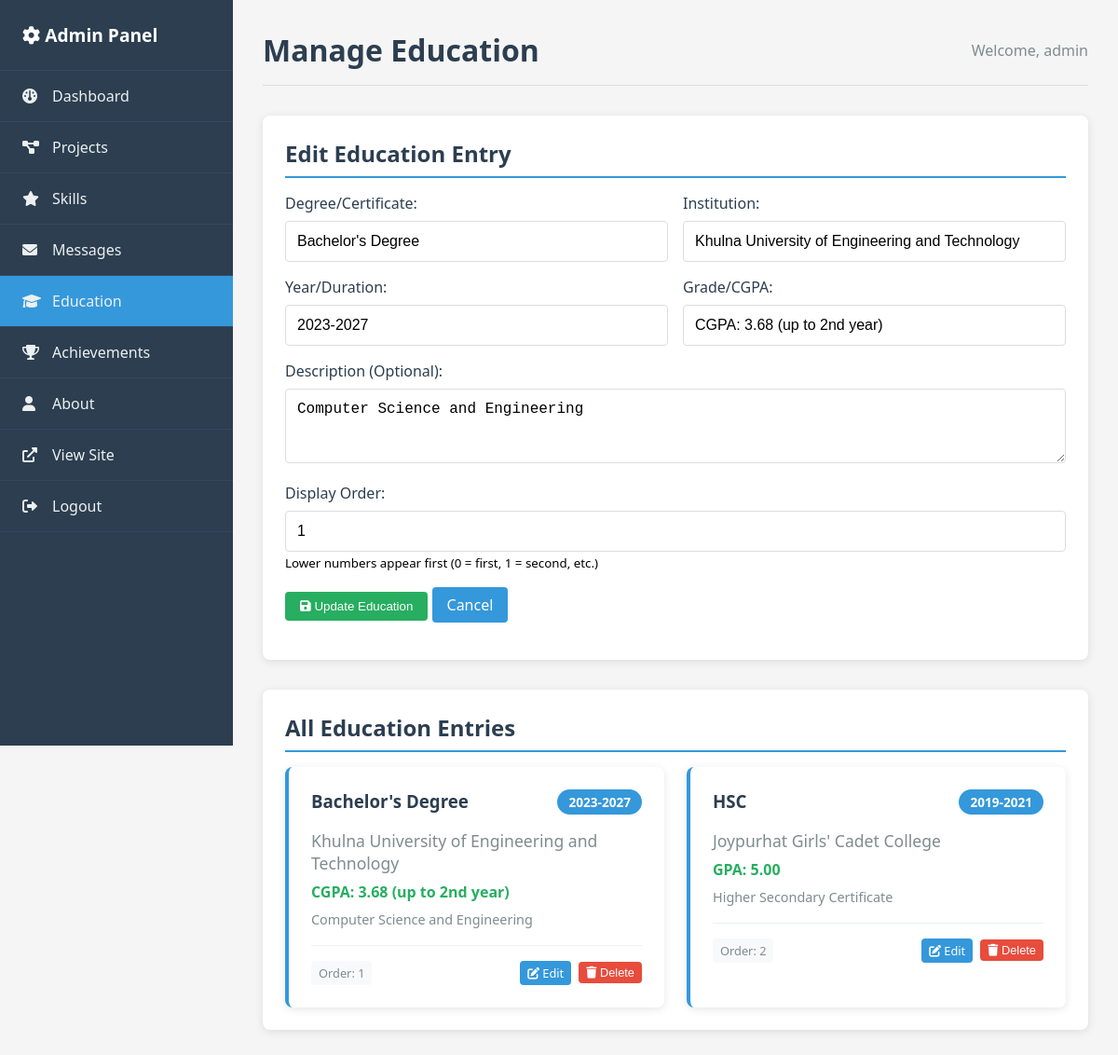
Page /admin/education.php?edit=1 (signed in) on the committed database.
### tables this page shows
CREATE TABLE education (
    id INT AUTO_INCREMENT PRIMARY KEY,
    degree VARCHAR(255) NOT NULL,
    institution VARCHAR(255) NOT NULL,
    year VARCHAR(50) NOT NULL,
    description TEXT,
    grade_info VARCHAR(100),
    status ENUM('active', 'inactive') DEFAULT 'active',
    display_order INT DEFAULT 0,
    created_at TIMESTAMP DEFAULT CURRENT_TIMESTAMP,
    updated_at TIMESTAMP DEFAULT CURRENT_TIMESTAMP ON UPDATE CURRENT_TIMESTAMP
);

### config/database.php (called while the page is built, shortened)
<?php
function executeQuery($pdo, $sql, $params = []) {
    try {
        $stmt = $pdo->prepare($sql);
        $stmt->execute($params);
        return $stmt;
    } catch(PDOException $e) {
        error_log("Database Error: " . $e->getMessage());
        return false;
    }
}
function fetchAll($pdo, $sql, $params = []) {
    $stmt = executeQuery($pdo, $sql, $params);
    return $stmt ? $stmt->fetchAll() : [];
}
function fetchOne($pdo, $sql, $params = []) {
    $stmt = executeQuery($pdo, $sql, $params);
    return $stmt ? $stmt->fetch() : null;
}
?>

### admin/education.php (the view, shortened to what this page needs)
<?php
require_once '../config/database.php';
require_once '../functions/portfolio_functions.php';
$education = fetchAll($pdo, "SELECT * FROM education ORDER BY display_order ASC");
$editEducation = null;
if (isset($_GET['edit']) && is_numeric($_GET['edit'])) {
    $editEducation = fetchOne($pdo, "SELECT * FROM education WHERE id = ?", [$_GET['edit']]);
}
?>
<!DOCTYPE html>
<html lang="en">
<head>
    <link rel="stylesheet" href="https://cdnjs.cloudflare.com/ajax/libs/font-awesome/6.0.0/css/all.min.css">
    <link rel="stylesheet" href="admin_style.css">
</head>
<body>
    <div class="admin-container">
        <nav class="sidebar">
            <div class="sidebar-header">
                <h2><i class="fas fa-cog"></i> Admin Panel</h2>
            </div>
            <ul class="sidebar-menu">
                <li><a href="dashboard.php"><i class="fas fa-dashboard"></i> Dashboard</a></li>
                <li><a href="projects.php"><i class="fas fa-project-diagram"></i> Projects</a></li>
                <li><a href="skills.php"><i class="fas fa-star"></i> Skills</a></li>
                <li><a href="messages.php"><i class="fas fa-envelope"></i> Messages</a></li>
                <li><a href="education.php" class="active"><i class="fas fa-graduation-cap"></i> Education</a></li>
                <li><a href="achievements.php"><i class="fas fa-trophy"></i> Achievements</a></li>
                <li><a href="about.php"><i class="fas fa-user"></i> About</a></li>
                <li><a href="../index.php" target="_blank"><i class="fas fa-external-link-alt"></i> View Site</a></li>
                <li><a href="logout.php"><i class="fas fa-sign-out-alt"></i> Logout</a></li>
            </ul>
        </nav>
        <div class="main-content">
            <div class="header">
                <h1>Manage Education</h1>
                <div class="user-info">
                    Welcome, <?php echo htmlspecialchars($_SESSION['admin_username']); ?>
                </div>
            </div>
            <div class="content-section">
                <h2><?php echo $editEducation ? 'Edit Education Entry' : 'Add New Education Entry'; ?></h2>
                <form method="POST">
                    <div class="form-row">
                        <div class="form-group">
                            <label for="degree">Degree/Certificate:</label>
                            <input type="text" id="degree" name="degree" required
                                   placeholder="e.g., Bachelor's Degree, HSC, Diploma"
                                   value="<?php echo $editEducation ? htmlspecialchars(html_entity_decode($editEducation['degree'], ENT_QUOTES, 'UTF-8')) : ''; ?>">
                        </div>
                        <div class="form-group">
                            <label for="institution">Institution:</label>
                            <input type="text" id="institution" name="institution" required
                                   placeholder="e.g., University Name, College Name"
                                   value="<?php echo $editEducation ? htmlspecialchars(html_entity_decode($editEducation['institution'], ENT_QUOTES, 'UTF-8')) : ''; ?>">
                        </div>
                    </div>
                    <div class="form-row">
                        <div class="form-group">
                            <label for="year">Year/Duration:</label>
                            <input type="text" id="year" name="year" required
                                   placeholder="e.g., 2023-2027, 2019-2021"
                                   value="<?php echo $editEducation ? htmlspecialchars($editEducation['year']) : ''; ?>">
                        </div>
                        <div class="form-group">
                            <label for="grade_info">Grade/CGPA:</label>
                            <input type="text" id="grade_info" name="grade_info"
                                   placeholder="e.g., CGPA: 3.68, GPA: 5.00"
                                   value="<?php echo $editEducation ? htmlspecialchars(html_entity_decode($editEducation['grade_info'], ENT_QUOTES, 'UTF-8')) : ''; ?>">
                        </div>
                    </div>
                    <div class="form-group">
                        <label for="description">Description (Optional):</label>
                        <textarea id="description" name="description" rows="3"
                                  placeholder="Additional details about your studies, achievements, etc."><?php echo $editEducation ? htmlspecialchars(html_entity_decode($editEducation['description'], ENT_QUOTES, 'UTF-8')) : ''; ?></textarea>
                    </div>
                    <div class="form-group">
                        <label for="display_order">Display Order:</label>
                        <input type="number" id="display_order" name="display_order" min="0"
                               value="<?php echo $editEducation ? $editEducation['display_order'] : '0'; ?>">
                        <small>Lower numbers appear first (0 = first, 1 = second, etc.)</small>
                    </div>
                    <div class="form-group">
                        <button type="submit" class="btn btn-success">
                            <i class="fas fa-save"></i> <?php echo $editEducation ? 'Update Education' : 'Add Education'; ?>
                        </button>
                        <?php if ($editEducation): ?>
                            <a href="education.php" class="btn">Cancel</a>
                        <?php endif; ?>
                    </div>
                </form>
            </div>
            <div class="content-section">
                <h2>All Education Entries</h2>
                <?php if (empty($education)): ?>
                    <p class="text-center">No education entries found. Add your first education entry above!</p>
                <?php else: ?>
                    <div class="education-grid">
                        <?php foreach ($education as $edu): ?>
                            <div class="education-card">
                                <div class="education-header">
                                    <h3><?php echo htmlspecialchars($edu['degree']); ?></h3>
                                    <span class="education-year"><?php echo htmlspecialchars($edu['year']); ?></span>
                                </div>
                                <p class="institution"><?php echo htmlspecialchars($edu['institution']); ?></p>
                                <?php if ($edu['grade_info']): ?>
                                    <p class="grade"><?php echo htmlspecialchars($edu['grade_info']); ?></p>
                                <?php endif; ?>
                                <?php if ($edu['description']): ?>
                                    <p class="description"><?php echo htmlspecialchars($edu['description']); ?></p>
                                <?php endif; ?>
                                <div class="education-actions">
                                    <span class="order-badge">Order: <?php echo $edu['display_order']; ?></span>
                                    <div class="action-buttons">
                                        <a href="education.php?edit=<?php echo $edu['id']; ?>" class="btn btn-sm">
                                            <i class="fas fa-edit"></i> Edit
                                        </a>
                                        <form method="POST" style="display: inline;"
                                              onsubmit="return confirm('Are you sure you want to delete this education entry?')">
                                            <button type="submit" class="btn btn-sm btn-danger">
                                                <i class="fas fa-trash"></i> Delete
                                            </button>
                                        </form>
                                    </div>
                                </div>
                            </div>
                        <?php endforeach; ?>
                    </div>
                <?php endif; ?>
            </div>
        </div>
    </div>
</body>
</html>

### admin/admin_style.css (style rules this page uses)
* { margin: 0; padding: 0; box-sizing: border-box; }
body { font-family: 'Segoe UI', Tahoma, Geneva, Verdana, sans-serif; background: #f5f5f5; }
.admin-container { display: flex; min-height: 100vh; }
.sidebar { width: 250px; background: #2c3e50; color: white; position: fixed; height: 100vh; overflow-y: auto; }
.sidebar-header { padding: 1.5rem; border-bottom: 1px solid #34495e; }
.sidebar-header h2 { font-size: 1.2rem; }
.sidebar-menu { list-style: none; padding: 0; }
.sidebar-menu li { border-bottom: 1px solid #34495e; }
.sidebar-menu a { display: flex; align-items: center; padding: 1rem 1.5rem; color: #ecf0f1; text-decoration: none; transition: background 0.3s ease; position: relative; }
.sidebar-menu a:hover, .sidebar-menu a.active { background: #3498db; }
.sidebar-menu a i { margin-right: 0.75rem; width: 20px; }
.main-content { margin-left: 250px; padding: 2rem; width: calc(100% - 250px); }
.header { display: flex; justify-content: space-between; align-items: center; margin-bottom: 2rem; padding-bottom: 1rem; border-bottom: 1px solid #ddd; }
.header h1 { color: #2c3e50; }
.user-info { color: #7f8c8d; }
.content-section { background: white; padding: 1.5rem; border-radius: 8px; box-shadow: 0 2px 10px rgba(0,0,0,0.1); margin-bottom: 2rem; }
.content-section h2 { color: #2c3e50; margin-bottom: 1rem; padding-bottom: 0.5rem; border-bottom: 2px solid #3498db; }
.btn { background: #3498db; color: white; padding: 0.5rem 1rem; border: none; border-radius: 4px; text-decoration: none; cursor: pointer; display: inline-block; transition: background 0.3s ease; }
.btn-sm { padding: 0.25rem 0.5rem; font-size: 0.8rem; }
.btn-success { background: #27ae60; }
.btn-danger { background: #e74c3c; }
.form-group { margin-bottom: 1rem; }
.form-group label { display: block; margin-bottom: 0.5rem; color: #2c3e50; font-weight: 500; }
.form-group input, .form-group textarea, .form-group select { width: 100%; padding: 0.75rem; border: 1px solid #ddd; border-radius: 4px; font-size: 1rem; }
.form-row { display: grid; grid-template-columns: 1fr 1fr; gap: 1rem; }
.btn-danger { background: #e74c3c; border-color: #c0392b; }

### admin/education.php (style rules this page uses)
.education-grid { display: grid; grid-template-columns: repeat(auto-fit, minmax(350px, 1fr)); gap: 1.5rem; margin-top: 1rem; }
.education-card { background: white; border-radius: 8px; padding: 1.5rem; box-shadow: 0 2px 10px rgba(0,0,0,0.1); border-left: 4px solid #3498db; }
.education-header { display: flex; justify-content: space-between; align-items: flex-start; margin-bottom: 1rem; }
.education-header h3 { color: #2c3e50; margin: 0; flex: 1; }
.education-year { background: #3498db; color: white; padding: 0.25rem 0.75rem; border-radius: 20px; font-size: 0.85rem; font-weight: bold; margin-left: 1rem; }
.institution { font-size: 1.1rem; color: #7f8c8d; margin-bottom: 0.5rem; font-weight: 500; }
.grade { color: #27ae60; font-weight: bold; margin-bottom: 0.5rem; }
.description { color: #7f8c8d; font-size: 0.9rem; line-height: 1.5; margin-bottom: 1rem; }
.education-actions { display: flex; justify-content: space-between; align-items: center; margin-top: 1rem; padding-top: 1rem; border-top: 1px solid #ecf0f1; }
.order-badge { background: #f8f9fa; color: #7f8c8d; padding: 0.25rem 0.5rem; border-radius: 4px; font-size: 0.8rem; }
.action-buttons { display: flex; gap: 0.5rem; }

### rows in the picture
education: degree "Bachelor's Degree", institution "Khulna University of Engineering and Technology", year "2023-2027", grade_info "CGPA: 3.68 (up to 2nd year)", description "Computer Science and Engineering", display_order "1"
education: degree "HSC", year "2019-2021", institution "Joypurhat Girls' Cadet College", grade_info "GPA: 5.00", description "Higher Secondary Certificate", display_order "2"

### other values in the picture
$_SESSION['admin_username'] "admin"
